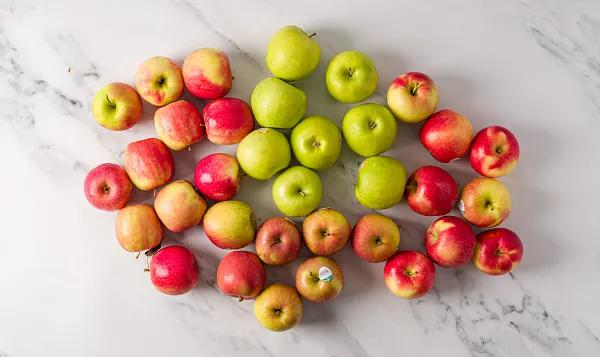
#> input picture Apples.jpg, 600 x 357 px, found by its file name
$ python OpenSegClaasic.py
#> lines starting #> are read from the running program, lines starting #| are printed output that depends on the picture; after the words box and inside, x2 and y2 are one past the last pixel; in counts of white or black regions, pixels touching at a corner belong together
import cv2
import numpy as np
import os

# ---------------- CONFIG ----------------
MODE = "color"  # choose "threshold" or "hsv"
TARGET_COLOR = "red"  # only used in hsv mode: red, green, or blue
IMG_PATH = "apples.jpg"
SAVE_ROIS = True
MIN_AREA = 300
# ----------------------------------------

# Folder naming
roi_folder = f"ROIs_{TARGET_COLOR.capitalize()}" if MODE == "color" else "ROIs_Threshold"
if SAVE_ROIS and not os.path.exists(roi_folder):
    os.makedirs(roi_folder)

# Load image
image = cv2.imread(IMG_PATH)
#> image is the input picture: shape (357, 600, 3); mean B, G, R 144, 166.6, 196.3
if image is None:
    print(f"❌ Cannot read image: {IMG_PATH}")
    exit()

roi_count = 0


def apply_watershed_segmentation(img, mask):
    kernel = np.ones((3, 3), np.uint8)
    opening = cv2.morphologyEx(mask, cv2.MORPH_OPEN, kernel, iterations=2)

    sure_bg = cv2.dilate(opening, kernel, iterations=3)
    dist_transform = cv2.distanceTransform(opening, cv2.DIST_L2, 5)
    _, sure_fg = cv2.threshold(dist_transform, 0.4 * dist_transform.max(), 255, 0)
    sure_fg = np.uint8(sure_fg)
    unknown = cv2.subtract(sure_bg, sure_fg)

    # Markers
    _, markers = cv2.connectedComponents(sure_fg)
    markers = markers + 1
    markers[unknown == 255] = 0

    img_copy = img.copy()
    markers = cv2.watershed(img_copy, markers)

    # Extract object contours from watershed result
    object_contours = []
    for marker_id in np.unique(markers):
        if marker_id <= 1:
            continue
        region = np.uint8(markers == marker_id)
        contours, _ = cv2.findContours(region, cv2.RETR_EXTERNAL, cv2.CHAIN_APPROX_SIMPLE)
        for cnt in contours:
            if cv2.contourArea(cnt) >= MIN_AREA:
                object_contours.append(cnt)
    return object_contours


def process_threshold(img):
    global roi_count
    output = img.copy()

    gray = cv2.cvtColor(img, cv2.COLOR_BGR2GRAY)
    blurred = cv2.GaussianBlur(gray, (5, 5), 0)
    _, thresh = cv2.threshold(blurred, 127, 255, cv2.THRESH_BINARY_INV)

    contours, _ = cv2.findContours(thresh, cv2.RETR_EXTERNAL, cv2.CHAIN_APPROX_SIMPLE)

    for cnt in contours:
        area = cv2.contourArea(cnt)
        if area > MIN_AREA:
            roi_count += 1

            # Draw contour (shape-based)
            cv2.drawContours(output, [cnt], -1, (0, 255, 0), 2)

            x, y, w, h = cv2.boundingRect(cnt)
            roi = img[y:y + h, x:x + w]
            if SAVE_ROIS:
                cv2.imwrite(os.path.join(roi_folder, f"threshold_roi_{roi_count}.jpg"), roi)

            label_text= f"#{roi_count}:{int(area)}"

            cv2.putText(output, label_text, (x, y - 5),
                        cv2.FONT_HERSHEY_SIMPLEX, 0.5, (255, 0, 0), 1)


    return output, thresh


def get_hsv_mask(img, color):
    hsv = cv2.cvtColor(img, cv2.COLOR_BGR2HSV)

    if color == "red":
        lower1 = np.array([0, 100, 100])
        upper1 = np.array([10, 255, 255])
        lower2 = np.array([160, 100, 100])
        upper2 = np.array([179, 255, 255])
        mask1 = cv2.inRange(hsv, lower1, upper1)
        mask2 = cv2.inRange(hsv, lower2, upper2)
        mask = cv2.bitwise_or(mask1, mask2)

    elif color == "green":
        lower = np.array([35, 40, 40])
        upper = np.array([85, 255, 255])
        mask = cv2.inRange(hsv, lower, upper)

    elif color == "blue":
        lower = np.array([100, 150, 0])
        upper = np.array([140, 255, 255])
        mask = cv2.inRange(hsv, lower, upper)

    else:
        print(f"❌ Invalid color: {color}")
        exit()

    return mask


def process_hsv_with_watershed(img, target_color):
    global roi_count
    output = img.copy()

    mask = get_hsv_mask(img, target_color)
    contours = apply_watershed_segmentation(img, mask)

    for cnt in contours:
        roi_count += 1
        x, y, w, h = cv2.boundingRect(cnt)
        area = cv2.contourArea(cnt)

        # Draw rectangle
        cv2.rectangle(output, (x, y), (x + w, y + h), (0, 255, 255), 2)

        roi = img[y:y + h, x:x + w]
        if SAVE_ROIS:
            cv2.imwrite(os.path.join(roi_folder, f"{target_color}roi{roi_count}.jpg"), roi)

        label_text=f"#{roi_count}:{int(area)}"

        cv2.putText(output, label_text, (x, y - 5),
                    cv2.FONT_HERSHEY_SIMPLEX, 0.5, (255, 255, 255), 1)


    return output, mask


# --- Run processing ---
if MODE == "threshold":
    output_img, mask_img = process_threshold(image)
elif MODE == "color":
    output_img, mask_img = process_hsv_with_watershed(image, TARGET_COLOR.lower())
#> in get_hsv_mask, `hsv = cv2.cvtColor(img, cv2.COLOR_BGR2HSV)`: hsv: shape (357, 600, 3); mean H, S, V 72, 77.8, 196.4
#> in get_hsv_mask, `mask1 = cv2.inRange(hsv, lower1, upper1)`:
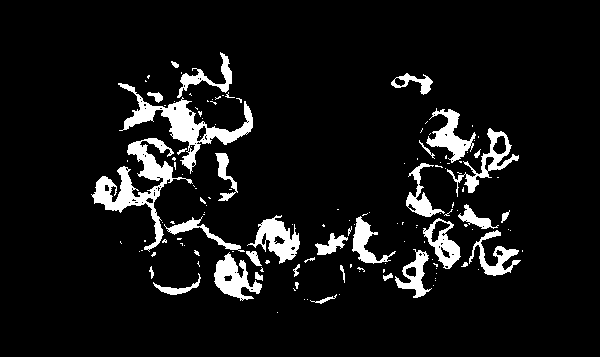
#> mask1: shape (357, 600); 8% white; 140 white regions (106 under 20 px), largest, box (x1, y1, x2, y2) and area: (91, 138, 193, 252) 2731, (118, 83, 253, 174) 2607, (247, 215, 300, 264) 1145
#> in get_hsv_mask, `mask2 = cv2.inRange(hsv, lower2, upper2)`: mask2: shape (357, 600); 5.8% white; 66 white regions (45 under 20 px), largest, box (x1, y1, x2, y2) and area: (186, 80, 249, 132) 1777, (151, 242, 199, 289) 1707, (419, 166, 458, 212) 1256
#> in get_hsv_mask, `mask = cv2.bitwise_or(mask1, mask2)`: mask: shape (357, 600); 13.8% white; 68 white regions (53 under 20 px), largest, box (x1, y1, x2, y2) and area: (352, 108, 523, 298) 11998, (85, 52, 253, 252) 10680, (164, 216, 264, 301) 2376
#> in apply_watershed_segmentation, `opening = cv2.morphologyEx(mask, cv2.MORPH_OPEN, kernel, iterations=2)`: opening: shape (357, 600); 12.6% white; 23 white regions, largest, box (x1, y1, x2, y2) and area: (383, 163, 491, 297) 5636, (163, 56, 253, 149) 4148, (419, 109, 519, 178) 3338
#> in apply_watershed_segmentation, `sure_bg = cv2.dilate(opening, kernel, iterations=3)`: sure_bg: shape (357, 600); 18.8% white; 12 white regions, largest, box (x1, y1, x2, y2) and area: (380, 106, 526, 300) 15368, (121, 53, 256, 204) 11332, (147, 210, 203, 298) 3152
#> in apply_watershed_segmentation, `_, sure_fg = cv2.threshold(dist_transform, 0.4 * dist_transform.max(),..`: sure_fg: shape (357, 600) float32; 2.6% white; 22 white regions (6 under 20 px), largest, box (x1, y1, x2, y2) and area: (210, 99, 246, 136) 715, (420, 171, 451, 210) 704, (159, 252, 193, 288) 681
#> in apply_watershed_segmentation, `unknown = cv2.subtract(sure_bg, sure_fg)`: unknown: shape (357, 600); 16.3% white; 12 white regions, largest, box (x1, y1, x2, y2) and area: (380, 106, 526, 300) 13330, (121, 53, 256, 204) 9290, (147, 210, 203, 298) 2471
#> in apply_watershed_segmentation, `_, markers = cv2.connectedComponents(sure_fg)`: markers: shape (357, 600) int32; 23 distinct labels, from 0 to 22
#> in apply_watershed_segmentation, `markers = markers + 1`:
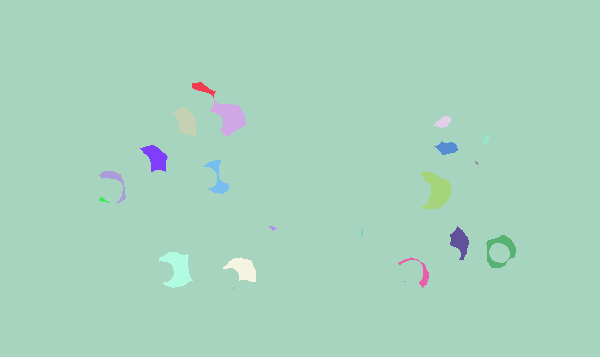
#> markers: shape (357, 600) int32; 23 distinct labels, from 1 to 23; one colour per label, 0 black
#> in apply_watershed_segmentation, `markers[unknown == 255] = 0`:
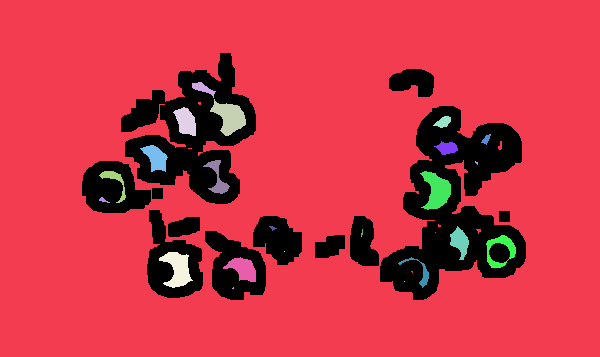
#> markers: shape (357, 600) int32; 24 distinct labels, from 0 to 23; one colour per label, 0 black
#> in apply_watershed_segmentation, `markers = cv2.watershed(img_copy, markers)`:
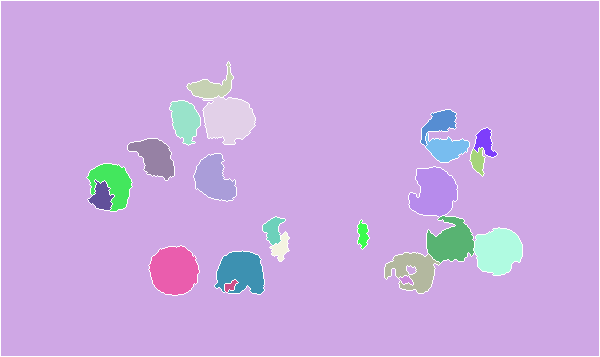
#> markers: shape (357, 600) int32; 24 distinct labels, from -1 to 23; one colour per label, 0 black, -1 white
#> the loop in apply_watershed_segmentation, `for marker_id in np.unique(markers):` made 24 passes
#> marker_id on pass 1: -1
#> after the loop in apply_watershed_segmentation, `for marker_id in np.unique(markers):`:
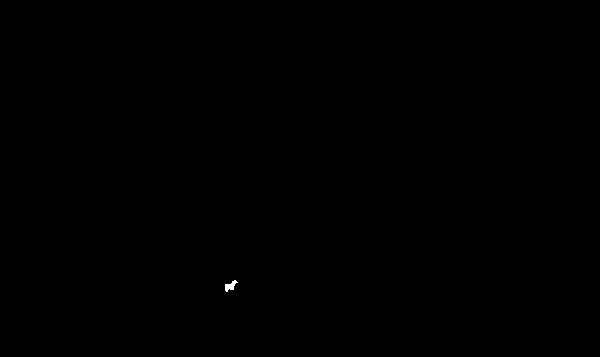
#> region: shape (357, 600); values 0 (black) and 1 (white), 0.04% white; 1 white region
#> after the loop in apply_watershed_segmentation, `for marker_id in np.unique(markers):`: object_contours = 17 contours; largest, box (x1, y1, x2, y2) and area: (149, 246, 199, 295) 1793, (203, 96, 255, 144) 1703, (409, 167, 457, 217) 1643, (474, 228, 522, 275) 1606, (215, 251, 264, 294) 1434
#> in process_hsv_with_watershed, `contours = apply_watershed_segmentation(img, mask)`: contours has the same summary as object_contours in apply_watershed_segmentation
#> the loop in process_hsv_with_watershed, `for cnt in contours:` made 17 passes
#> (x, y, w, h, area, label_text) on passes 1 to 12: (187, 62, 46, 36, 557, '#1:557'), (203, 96, 52, 48, 1703, '#2:1703'), (170, 101, 30, 44, 824.5, '#3:824'), (421, 110, 35, 36, 502.5, '#4:502'), (474, 128, 23, 29, 304, '#5:304'), (426, 133, 43, 29, 654, '#6:654'), (128, 139, 46, 41, 1045, '#7:1045'), (194, 154, 42, 47, 1197, '#8:1197'), (87, 164, 45, 47, 1038, '#9:1038'), (409, 167, 48, 50, 1643, '#10:1643'), (88, 180, 26, 30, 388, '#11:388'), (263, 217, 22, 28, 303, '#12:303')
#> pass 1, in process_hsv_with_watershed, `roi = img[y:y + h, x:x + w]`:
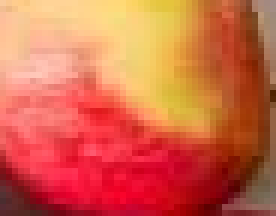
#> roi: shape (36, 46, 3) (shown 6 times larger); mean B, G, R 73.5, 102.2, 210.7
#> after the loop in process_hsv_with_watershed, `for cnt in contours:`:
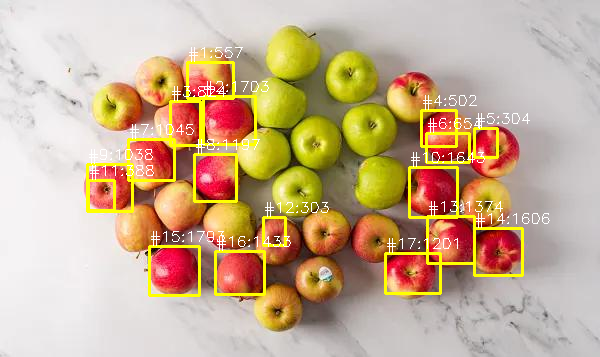
#> output: shape (357, 600, 3); mean B, G, R 143.2, 173.9, 200.2
#> after the loop in process_hsv_with_watershed, `for cnt in contours:`: roi_count = 17
else:
    print("❌ Invalid MODE. Use 'threshold' or 'color'")
    exit()


# Show results
print(f"✅ Total objects detected: {roi_count}")
#| ✅ Total objects detected: 17

output_path = os.path.join(roi_folder, "output_image.jpg")
mask_path = os.path.join(roi_folder, "mask_image.jpg")
cv2.imwrite(output_path, output_img)
cv2.imwrite(mask_path, mask_img)
print(f"Saved output and mask to: {roi_folder}")
#| Saved output and mask to: ROIs_Red

cv2.imshow("Segmented Objects", output_img)
cv2.imshow("Mask", mask_img)
cv2.waitKey(0)
cv2.destroyAllWindows()
